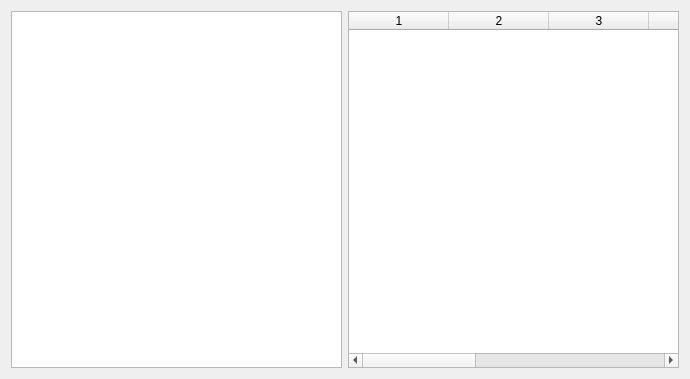
<?xml version="1.0" encoding="UTF-8"?>
<ui version="4.0">
 <class>Widget</class>
 <widget class="QWidget" name="Widget">
  <property name="geometry">
   <rect>
    <x>0</x>
    <y>0</y>
    <width>690</width>
    <height>379</height>
   </rect>
  </property>
  <property name="windowTitle">
   <string>Drag and Drop in Convenience Widgets</string>
  </property>
  <layout class="QHBoxLayout" name="horizontalLayout">
   <item>
    <widget class="QListWidget" name="listWidget"/>
   </item>
   <item>
    <widget class="QTableWidget" name="tableWidget">
     <property name="columnCount">
      <number>8</number>
     </property>
     <column/>
     <column/>
     <column/>
     <column/>
     <column/>
     <column/>
     <column/>
     <column/>
    </widget>
   </item>
  </layout>
 </widget>
 <resources/>
 <connections/>
</ui>
